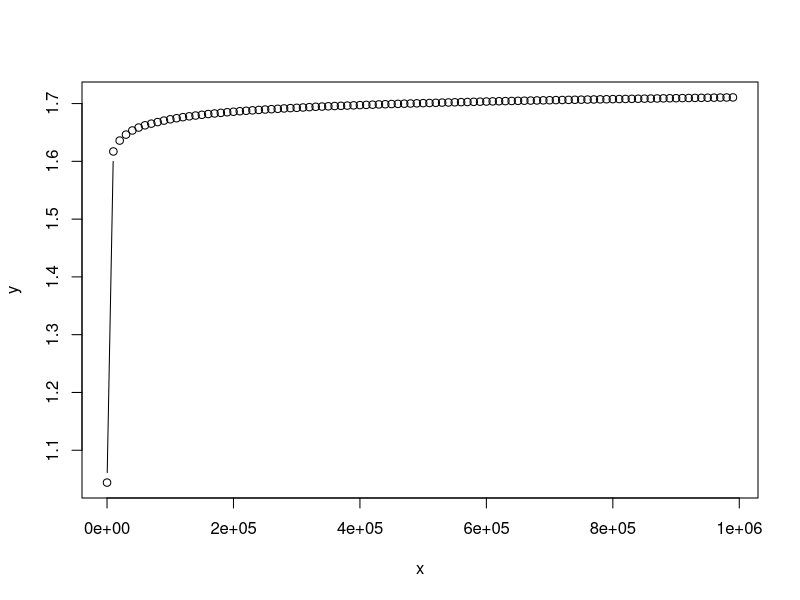

Generate this figure with R:
#Brunt tétel szerint az ikerprímek (olyan prímpár, melynek különbsége=2) reciprokának összege
	#egy véges értékhez tert, ezt nevezzük "Brun-konstans"-nak.


library(matlab)

stp <- function(x){

    primes = primes(x)	#meghatározza a prímeket "x"-ig
    diff = primes[2:length(primes)]-primes[1:length(primes)-1]	
    		#a kivonás a-b, a:a meghatározott primek közül az első kivételébel mind, 
    			#b: az utolsó kivételével mind
    idx = which(diff==2)	#azokat, ahol a kivonás eredménye=2 azokat eltárolja az idx vektorban
    t1primes = primes[idx]	#az össze prímek közül kivesszük azonat, ahol a kivonás eredménye 2 volt
    							#ez lesz az ikerpár első tagja
    t2primes = primes[idx]+2	#azonos művelet, csak itt hozzáadunk 2őt a helyekhez, így
    								#a párok második tagjait kapjuk meg
    rt1plust2 = 1/t1primes+1/t2primes	#vesszük az ikerprímek reciprokait és összeadjuk azokat
    return(sum(rt1plust2))	#majd a korábban kiszámolt összegeket összeadjuk
}

#idáig tart a függvény ami kiszámolja az értékekekt, hogy az ikerprímek hova tartanak
#lefele ezen érték(ek) ábrázolása

x=seq(13, 1000000, by=10000)
y=sapply(x, FUN = stp)
plot(x,y,type="b")









#RGui (3.5.2)
#forrás: https://hu.wikipedia.org/wiki/Brun-t%C3%A9tel (2018.03.05. 18:59)
		#https://youtu.be/xbYhp9G6VqQ (2018.03.05. 18:55)
